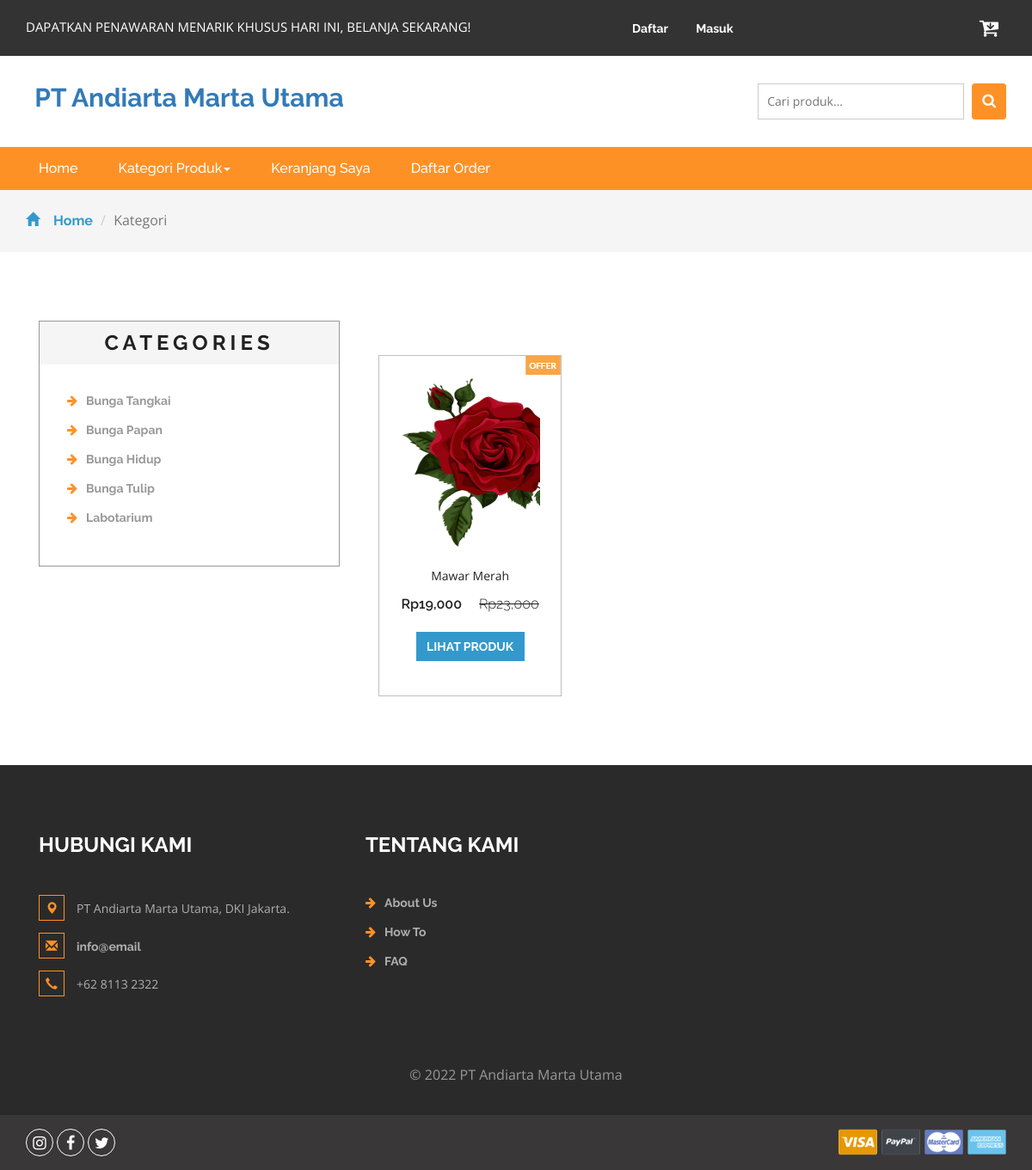
The app's page /kategori.php?idkategori=1 with its own data.
### tables this page shows
CREATE TABLE `kategori` (
  `idkategori` int(11) NOT NULL,
  `namakategori` varchar(20) NOT NULL,
  `tgldibuat` timestamp NOT NULL DEFAULT current_timestamp()
);

CREATE TABLE `produk` (
  `idproduk` int(11) NOT NULL,
  `idkategori` int(11) NOT NULL,
  `namaproduk` varchar(30) NOT NULL,
  `gambar` varchar(100) NOT NULL,
  `deskripsi` varchar(200) NOT NULL,
  `rate` int(11) NOT NULL,
  `hargabefore` int(11) NOT NULL,
  `hargaafter` int(11) NOT NULL,
  `tgldibuat` timestamp NOT NULL DEFAULT current_timestamp(),
  `visit` int(11) NOT NULL,
  `stock` int(5) NOT NULL
);

### kategori.php (the view, shortened to what this page needs)
<?php
include 'dbconnect.php';
$idk = $_GET['idkategori'];
?>
<!DOCTYPE html>
<html>
<head>
<link href="css/bootstrap.css" rel="stylesheet" type="text/css" media="all" />
<link href="css/style.css" rel="stylesheet" type="text/css" media="all" />
<link href="css/font-awesome.css" rel="stylesheet">
</head>
<body>
	<div class="agileits_header">
		<div class="container">
			<div class="w3l_offers">
				<p>DAPATKAN PENAWARAN MENARIK KHUSUS HARI INI, BELANJA SEKARANG!</p>
			</div>
			<div class="agile-login">
				<ul>
				<?php
				if(!isset($_SESSION['log'])){
					echo '
					<li><a href="registered.php"> Daftar</a></li>
					<li><a href="login.php">Masuk</a></li>
					';
				}
				?>
				</ul>
			</div>
			<div class="product_list_header">
					<a href="cart.php"><button class="w3view-cart" type="submit" name="submit" value=""><i class="fa fa-cart-arrow-down" aria-hidden="true"></i></button>
					 </a>
			</div>
			<div class="clearfix"> </div>
		</div>
	</div>
	<div class="logo_products">
		<div class="container">
			<div class="w3ls_logo_products_left">
				<h2><a href="index.php">PT Andiarta Marta Utama</a></h2>
			</div>
		<div class="w3l_search">
			<form action="search.php" method="post">
				<input type="search" name="Search" placeholder="Cari produk...">
				<button type="submit" class="btn btn-default search" aria-label="Left Align">
					<i class="fa fa-search" aria-hidden="true"> </i>
				</button>
			</form>
		</div>
			<div class="clearfix"> </div>
		</div>
	</div>
	<div class="navigation-agileits">
		<div class="container">
			<nav class="navbar navbar-default">
							<div class="collapse navbar-collapse" id="bs-megadropdown-tabs">
								<ul class="nav navbar-nav">
									<li class="active"><a href="index.php" class="act">Home</a></li>
									<li class="dropdown">
										<a href="#" class="dropdown-toggle" data-toggle="dropdown">Kategori Produk<b class="caret"></b></a>
									</li>
									<li><a href="cart.php">Keranjang Saya</a></li>
									<li><a href="daftarorder.php">Daftar Order</a></li>
								</ul>
							</div>
							</nav>
			</div>
		</div>
	<div class="breadcrumbs">
		<div class="container">
			<ol class="breadcrumb breadcrumb1 animated wow slideInLeft" data-wow-delay=".5s">
				<li><a href="index.php"><span class="glyphicon glyphicon-home" aria-hidden="true"></span>Home</a></li>
				<li class="active">Kategori</li>
			</ol>
		</div>
	</div>
	<div class="products">
		<div class="container">
			<div class="col-md-4 products-left">
				<div class="categories">
					<h2>Categories</h2>
					<ul class="cate">
						<?php
														$kat=mysqli_query($conn,"SELECT * from kategori order by idkategori ASC");
														while($p=mysqli_fetch_array($kat)){
															?>
														<li><a href="kategori.php?idkategori=<?php echo $p['idkategori'] ?>"><i class="fa fa-arrow-right" aria-hidden="true"></i><?php echo $p['namakategori'] ?></a></li>
														<?php
																	}
														?>
					</ul>
				</div>
			</div>
			<div class="col-md-8 products-right">
				<div class="agile_top_brands_grids">
				<?php
					$brgs=mysqli_query($conn,"SELECT * from produk where idkategori='$idk' order by idproduk ASC");
					$x = mysqli_num_rows($brgs);
					if($x>0){
					while($p=mysqli_fetch_array($brgs)){
					?>
						<div class="col-md-4 top_brand_left">
						<div class="hover14 column">
							<div class="agile_top_brand_left_grid">
								<div class="agile_top_brand_left_grid_pos">
									<img src="images/offer.png" alt=" " class="img-responsive" />
								</div>
								<div class="agile_top_brand_left_grid1">
									<figure>
										<div class="snipcart-item block">
											<div class="snipcart-thumb">
												<a href="product.php?idproduk=<?php echo $p['idproduk'] ?>"><img src="<?php echo $p['gambar']?>" width="200px" height="200px"></a>
												<p><?php echo $p['namaproduk'] ?></p>
												<h4>Rp<?php echo number_format($p['hargaafter']) ?> <span>Rp<?php echo number_format($p['hargabefore']) ?></span></h4>
											</div>
											<div class="snipcart-details top_brand_home_details">
												<fieldset>
													<a href="product.php?idproduk=<?php echo $p['idproduk'] ?>"><input type="submit" class="button" value="Lihat Produk" /></a>
												</fieldset>
											</div>
										</div>
									</figure>
								</div>
							</div>
						</div>
					</div>
						<?php
							}
					} else {
						echo "Data tidak ditemukan";
					}
						?>
						<div class="clearfix"> </div>
				</div>
			</div>
		</div>
	</div>
<div class="footer">
		<div class="container">
			<div class="w3_footer_grids">
				<div class="col-md-4 w3_footer_grid">
					<h3>Hubungi Kami</h3>
					<ul class="address">
						<li><i class="glyphicon glyphicon-map-marker" aria-hidden="true"></i>PT Andiarta Marta Utama, DKI Jakarta.</li>
						<li><i class="glyphicon glyphicon-envelope" aria-hidden="true"></i><a href="mailto:info@email">info@email</a></li>
						<li><i class="glyphicon glyphicon-earphone" aria-hidden="true"></i>+62 8113 2322</li>
					</ul>
				</div>
				<div class="col-md-3 w3_footer_grid">
					<h3>Tentang Kami</h3>
					<ul class="info">
						<li><i class="fa fa-arrow-right" aria-hidden="true"></i><a href="#">About Us</a></li>
						<li><i class="fa fa-arrow-right" aria-hidden="true"></i><a href="#">How To</a></li>
						<li><i class="fa fa-arrow-right" aria-hidden="true"></i><a href="#">FAQ</a></li>
					</ul>
				</div>
				<div class="clearfix"> </div>
			</div>
		</div>
		<div class="footer-copy">
			<div class="container">
				<p>© 2022 PT Andiarta Marta Utama</p>
			</div>
		</div>
	</div>
	<div class="footer-botm">
			<div class="container">
				<div class="w3layouts-foot">
					<ul>
						<li><a href="#" class="w3_agile_instagram"><i class="fa fa-instagram" aria-hidden="true"></i></a></li>
						<li><a href="#" class="w3_agile_facebook"><i class="fa fa-facebook" aria-hidden="true"></i></a></li>
						<li><a href="#" class="agile_twitter"><i class="fa fa-twitter" aria-hidden="true"></i></a></li>
					</ul>
				</div>
				<div class="payment-w3ls">
					<img src="images/card.png" alt=" " class="img-responsive">
				</div>
				<div class="clearfix"> </div>
			</div>
		</div>
<link href="css/skdslider.css" rel="stylesheet">
</body>
</html>

### records on screen
kategori: namakategori "Bunga Tangkai"
kategori: namakategori "Bunga Papan"
kategori: namakategori "Bunga Hidup"
kategori: namakategori "Bunga Tulip"
kategori: namakategori "Labotarium"
produk: gambar (picture), namaproduk "Mawar Merah", hargaafter "19,000", hargabefore "23,000"
